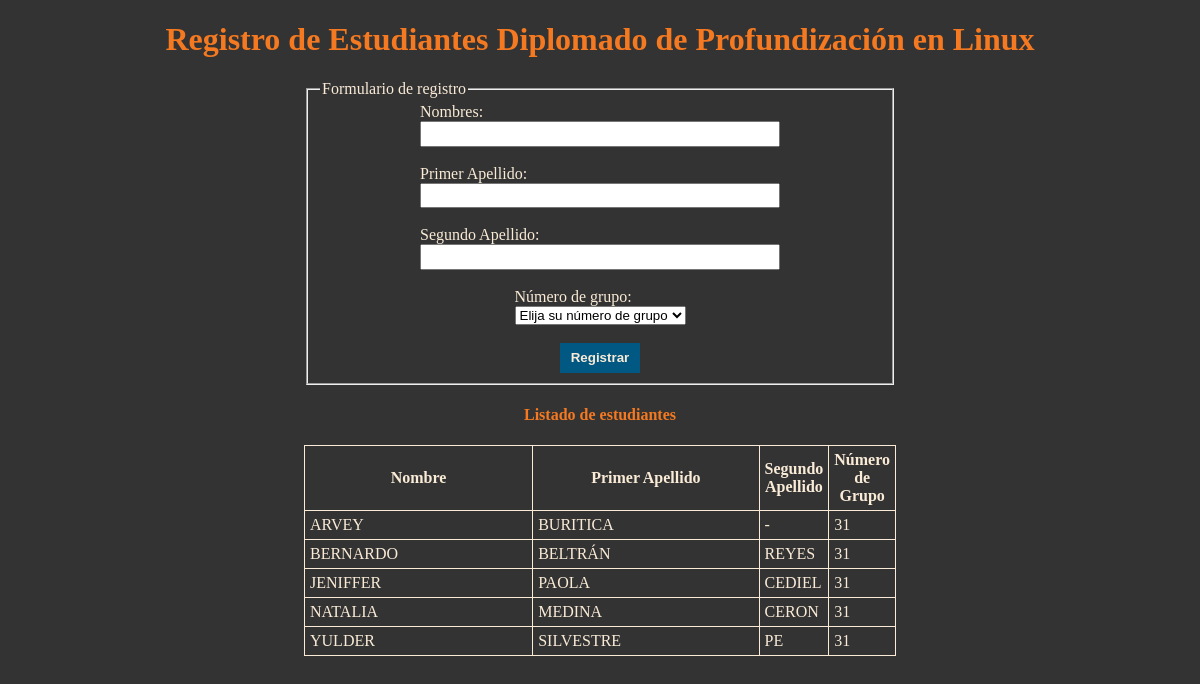
The page / on the database its author committed.
### tables this page shows
CREATE TABLE `students` (
  `id` int(11) NOT NULL,
  `name` varchar(64) NOT NULL,
  `surname` varchar(64) NOT NULL,
  `secondSurname` varchar(64) NOT NULL,
  `groupNumber` int(2) NOT NULL
);

### index.php (the view, shortened to what this page needs)
<?php include("conection.php"); ?>
<!DOCTYPE html>
<html lang="es">
<head>
    <link rel="stylesheet" href="styles.css">
</head>
<body>
    <h1>Registro de Estudiantes Diplomado de Profundización en Linux</h1>
    <form action="script.php" method="post" class="registration-form">
        <fieldset>
            <legend>Formulario de registro</legend>
            <label for="name">
                Nombres:
                <br>
                <input type="text" id="name" name="name" required>
            </label>
            <br>
            <label for="surname">
                Primer Apellido:
                <br>
                <input type="text" id="surname" name="surname" required>
            </label>
            <br>
            <label for="secondSurname">
                Segundo Apellido:
                <br>
                <input type="text" id="secondSurname" name="secondSurname" required>
            </label>
            <br>
            <label for="groupNumber">
                Número de grupo:
                <br>
                <select id="groupNumber" name="groupNumber" required>
                    <option value="">Elija su número de grupo</option>
                  </select>
            </label>
            <br>
            <input type="submit"  name="registrationForm" class="btnSubmit" value="Registrar">
        </fieldset>
    </form>
    <h4>Listado de estudiantes</h4>
    <table class="students-list">
        <thead>
          <tr>
            <th>Nombre</th>
            <th>Primer Apellido</th>
            <th>Segundo Apellido</th>
            <th>Número de Grupo</th>
          </tr>
        </thead>
        <tbody>
        <?php
        $query = "SELECT * FROM students ORDER BY name";
        $result = mysqli_query($con, $query);
        while($fila = mysqli_fetch_array($result)) { ?>
          <tr>
            <td><?php echo $fila['name'] ?></td>
            <td><?php echo $fila['surname'] ?></td>
            <td><?php echo $fila['secondSurname'] ?></td>
            <td><?php echo $fila['groupNumber'] ?></td>
          </tr>
        <?php } ?>
        </tbody>
      </table>
</body>
</html>

### styles.css (style rules this page uses)
html { -webkit-box-sizing: border-box; -moz-box-sizing: border-box; box-sizing: border-box; }
*, *:before, *:after { -webkit-box-sizing: inherit; -moz-box-sizing: inherit; box-sizing: inherit; }
html { background-color: #333333; }
h1 { text-align: center; color: #F47920; }
h4 { text-align: center; color: #F47920; }
.registration-form { width: 50%; height: auto; margin-left: auto; margin-right: auto; color: antiquewhite; }
fieldset { display: flex; flex-direction: column; justify-content: center; align-items: center; }
.registration-form input[type="text"] { width: 30vw; padding: .2rem; outline: none; }
.btnSubmit { width: 80px; height: 30px; background-color: #005883; border-style: none; font-weight: bold; color: antiquewhite; }
.students-list, th, td { border-collapse: collapse; width: 50%; height: auto; margin-left: auto; margin-right: auto; border: 1px solid antiquewhite; }
.students-list th, td { color: antiquewhite; padding: 5px; }

### rows shown on the page
students: name "ARVEY", surname "BURITICA", secondSurname "-", groupNumber "31"
students: name "BERNARDO", surname "BELTRÁN", secondSurname "REYES", groupNumber "31"
students: name "JENIFFER", surname "PAOLA", secondSurname "CEDIEL", groupNumber "31"
students: name "NATALIA", surname "MEDINA", secondSurname "CERON", groupNumber "31"
students: name "YULDER", surname "SILVESTRE", secondSurname "PE", groupNumber "31"
